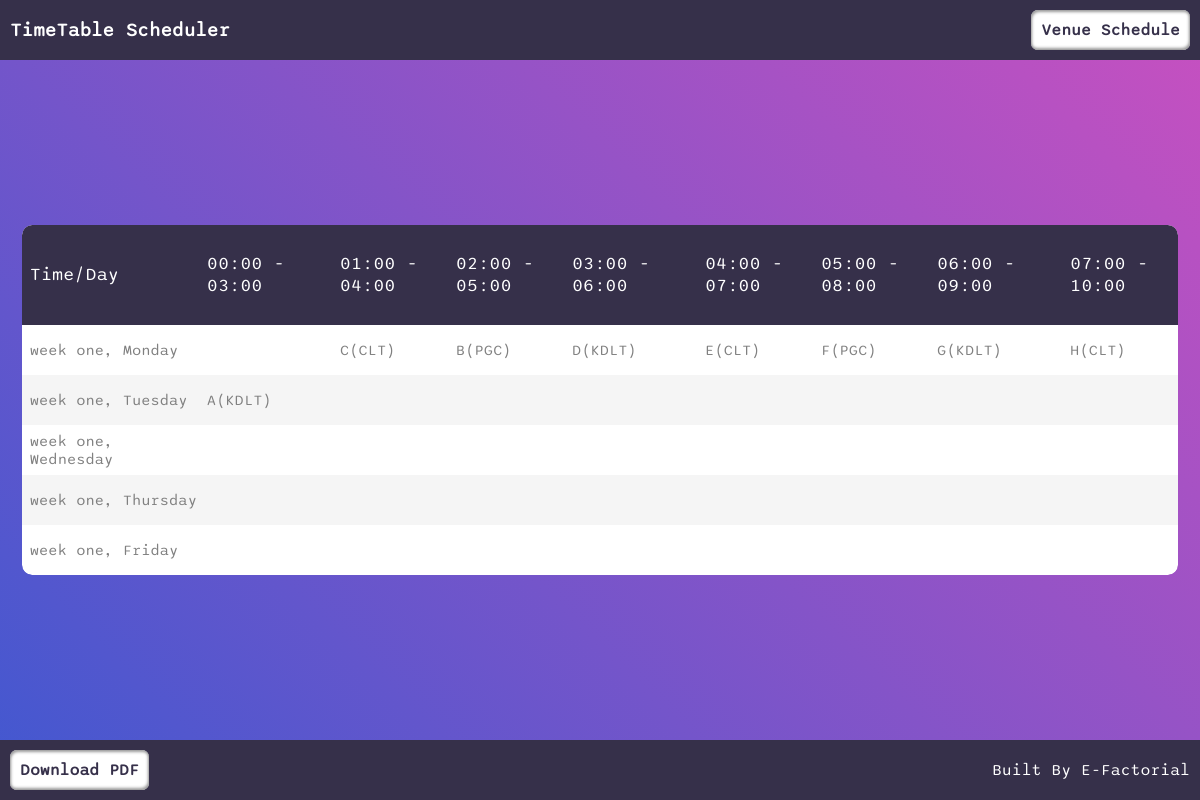
Before: /schedule with the older database file.
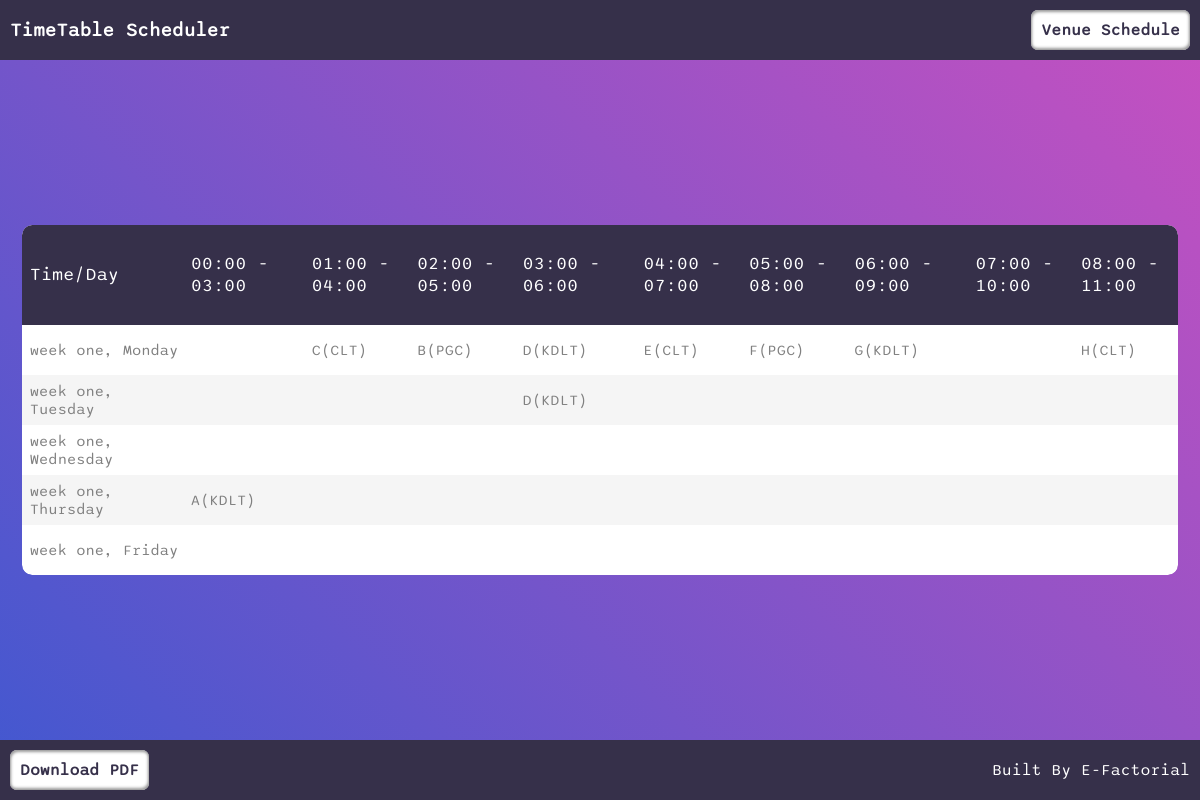
After: the same page with the newer database file.
### schedule/models.py (models this page shows, shortened)
class TimeSlot(models.Model):
    HOURS = (
        zip(range(0,24), range(0,24))
    )
    HOURS2 = (
        zip(range(0,24), range(0,24))
    )
    MINUTES = (zip(range(0,60), range(0,60)))
    MINUTES2 = (zip(range(0,60), range(0,60)))
    start_hour = models.PositiveSmallIntegerField(choices=HOURS, default=0)
    start_minute = models.PositiveSmallIntegerField(choices=MINUTES, default=0)
    end_hour = models.PositiveSmallIntegerField(choices=HOURS2, default=0)
    end_minute = models.PositiveSmallIntegerField(choices=MINUTES2, default=0)
    @property
    def start_time(self):
        return f"{self.start_hour:02d}:{self.start_minute:02d}"
    @property
    def end_time(self):
        return f"{self.end_hour:02d}:{self.end_minute:02d}"
    def __str__(self):
        return f"{self.start_time} - {self.end_time}"

class Row(models.Model):
    day = models.OneToOneField(Day, on_delete=models.CASCADE, related_name="row")
    def __str__(self):
        return f"{self.day}"

class Day(models.Model):
    DAYS = (
        ("Monday", "Monday"),
        ("Tuesday", "Tuesday"),
        ("Wednesday", "Wednesday"),
        ("Thursday", "Thursday"),
        ("Friday", "Friday"),
        ("Saturday", "Saturday"),
        ("Sunday", "Sunday")
    )
    WEEKS = (
        ("one", "one"),
        ("two", "two"),
        ("three", "three")
    )
    day = models.CharField(max_length=50, choices=DAYS)
    week = models.CharField(max_length=50, choices=WEEKS)
    def __str__(self):
        return f"week {self.week}, {self.day}"

class Cell(models.Model):
    VALUES = (zip(range(-1,2) , range(-1,2)))
    column = models.ForeignKey(Column, on_delete=models.CASCADE, related_name="cells")
    row = models.ForeignKey(Row, on_delete=models.CASCADE, related_name="cells")
    value = models.SmallIntegerField(choices=VALUES, default=0)
    def __str__(self):
        return f"{self.column.course_code}({self.column.venue})"

class Column(models.Model):
    course_code = models.OneToOneField(CourseCode, on_delete=models.CASCADE, related_name="column")
    time_slot = models.ForeignKey(TimeSlot, on_delete=models.CASCADE, related_name="columns")
    venue = models.ForeignKey(Venue, null=True, blank=True, on_delete=models.CASCADE, related_name="columns")

class CourseCode(models.Model):
    LEVELS = (
        (100, 100),
        (200, 200),
        (300, 300),
        (400, 400),
        (500, 500),
    )
    title = models.CharField(max_length=100)
    code = models.CharField(max_length=10)
    student_population = models.PositiveSmallIntegerField(default=1)
    level = models.PositiveSmallIntegerField(choices=LEVELS)
    def __str__(self):
        return f"{self.code}"

class Venue(models.Model):
    name = models.CharField(max_length=100)
    capacity = models.PositiveSmallIntegerField(default=1)
    def __str__(self):
        return f"{self.name}"

### schedule/views.py (the view)
# urls.py: path('schedule', ScheduleCourses.as_view(), name="schedule-courses"),
class ScheduleCourses(TemplateView):
    template_name = 'schedule/timetable.html'
    def get(self, request, *args, **kwargs):
        return super(ScheduleCourses, self).get(request, *args, **kwargs)
    def get_context_data(self, **kwargs):
        context = super().get_context_data(**kwargs)
        columns = Column.objects.select_related('time_slot').all()
        rows = Row.objects.select_related('day').all()
        cells = Cell.objects.select_related('column', 'row').all()
        days = Day.objects.all()
        time_slots = TimeSlot.objects.all()
        context['columns'] = columns
        context['rows'] = rows
        context['cells'] = cells
        context['days'] = days
        context['time_slots'] = time_slots
        return context

### schedule/templates/schedule/timetable.html (shortened to what this page needs)
{% extends 'schedule/base.html' %}
{% block header %}
<div>
  <h3> TimeTable Scheduler </h3>
<div class="link-box">
  <a href="{% url 'venue' %}">Venue Schedule</a>
</div>
</div>
{% endblock header %}
{% block content %}
  <div class="limiter">
    <div class="container-table100">
    <div class="wrap-table100">
    <div class="table100">
  <table>
    <thead>
    <tr class="table100-head">
      <th>Time/Day</th>
        {% for time_slot in time_slots %}
            <th>{{time_slot}}</th>
        {% endfor %}
    </tr>
    </thead>
    <tbody>
    {% for row in rows %}
        <tr>
            <td>{{row}}</td>
            {% for time_slot in time_slots %}
                <td>
                {% for cell in cells %}
                    {% if cell.value == 1 and cell.row == row and cell.column.time_slot == time_slot %}
                        {{cell}}
                    {% endif %}
                {% endfor %}
                </td>
            {% endfor %}
        </tr>
    {% endfor %}
      </tbody>
  </table>
</div>
</div>
</div>
</div>
{% endblock content %}
{% block footer %}
<div>
  <a href="{% url 'pdf' %}">Download PDF</a>
  <div>Built By E-Factorial</div>
</div>
{% endblock footer %}

Changed rows visible on the page:
changed TimeSlot (number 1 of 9 on the later page): loses Cell (column.name "A(KDLT)"); gains Cell (column.name "A(KDLT)")
changed TimeSlot (number 4 of 9 on the later page): gains Cell (column.name "D(KDLT)")
computed for TimeSlot (number 8 of 9 on the later page): loses Cell (column.name "H(CLT)")
added TimeSlot: start_hour+start_minute+end_hour "08:00 - 11:00", Cell (column.name "H(CLT)")
